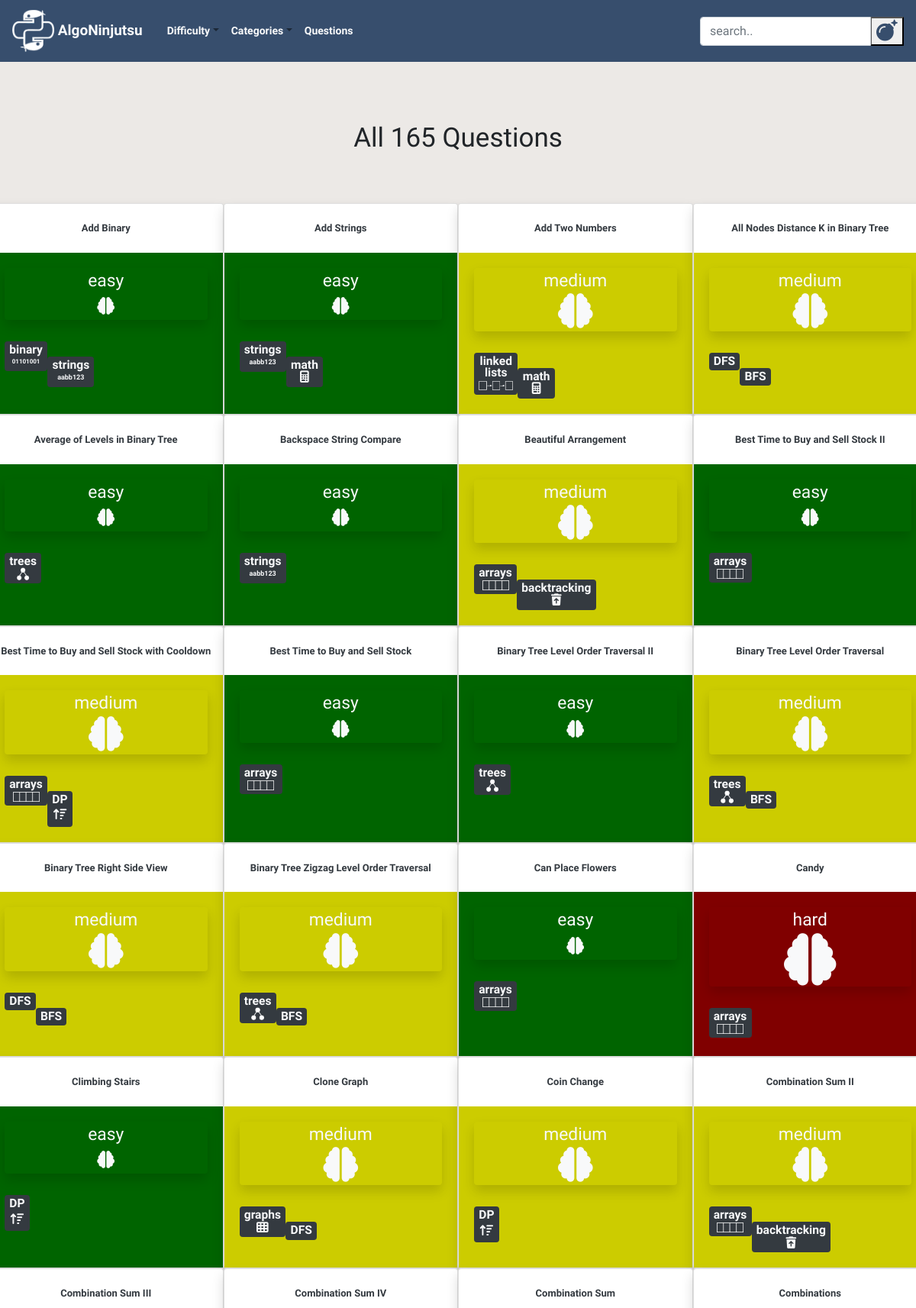
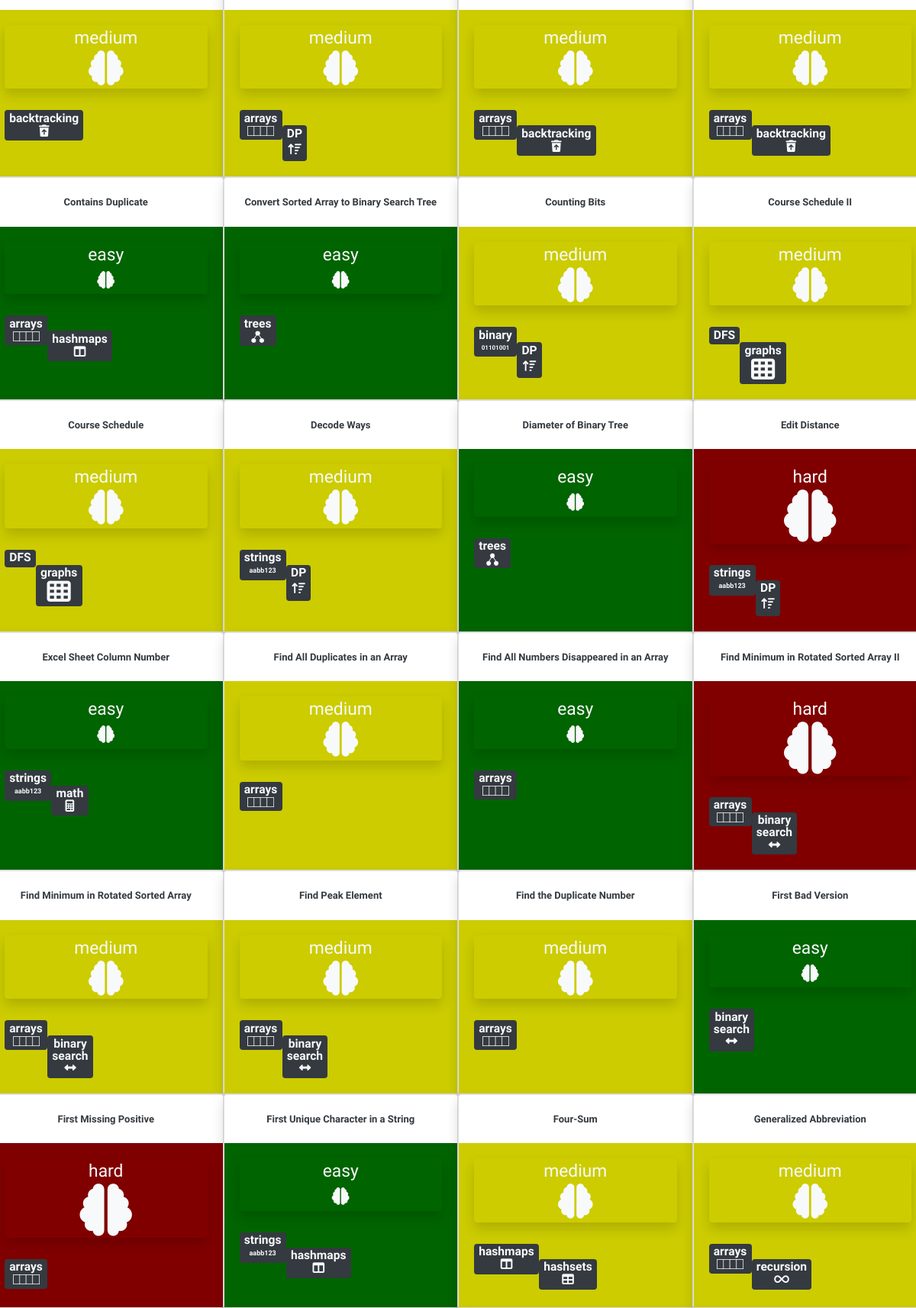
Screenshot of /questions/ (upper part) with the database file from the repository (2 pictures, top to bottom).
### blog/models.py (models this page shows, shortened)
class Post(models.Model):
    author = models.TextField()
    title = RichTextField()
    category = models.TextField(choices = CATEGORY_CHOICES, default = 'arrays')
    alt_category = models.TextField(choices = CATEGORY_CHOICES, blank=True, null = True)
    difficulty = models.TextField(choices = DIFFICULTY_CHOICES, default = 'easy')
    description = RichTextField()
    text = RichTextField()
    explanation = RichTextField()
    additional_notes = RichTextField(blank=True, null = True)
    published_date = models.DateTimeField(blank=True, null=True)

### blog/views.py (the view)
# urls.py: path('questions/', views.PostListView.as_view(), name='post_list'),
class PostListView(ListView):
    model = Post
    def get_queryset(self):
        return Post.objects.all().order_by('title')

### blog/static/templates/blog/post_list.html (shortened to what this page needs)
{% extends 'blog/base.html' %}
{% load static %}
{% block content %}
<div class="postlist col-md-12">
    {% if not post_list.count %}
    <h1 class = "counter my-5" align = "center">No Questions Found</h1>
    <br><br>
    {% elif post_list.count == 1 %}
    <h1 class = "counter my-3" align="center">{{post_list.count}} Question</h1>
    <br><br>
    {% else %}
    <h1 class = "counter my-3" align="center">All {{post_list.count}} Questions</h1>
    <br><br>
    {% endif %}
  <div class="row">
  {% for post in post_list %}
  <div class="card shadow" style="width: 25%">
    <br>
    <h3 align="center"><a class="check text-dark" style = "font-size:13px;" href="{% url 'post_detail' pk=post.pk %}">
      <b>{{ post.title|safe }}</b></a></h3>
    {% if post.difficulty == "easy" %}
    <div class="card-body" style="background-color: rgb(0,100,0)">
    {% elif post.difficulty == "medium" %}
    <div class="card-body" style="background-color: rgb(204,204,0)">
    {% elif post.difficulty == "hard" %}
    <div class="card-body" style="background-color: rgb(128,0,0)"">
    {% endif %}
      <div class="postdifficulty text-light shadow rounded"align="center">
        <a class="text-light" href="{% url 'difficulty_post_list' difficulty=post.difficulty %}">
        {{post.difficulty}}
        <br>
        {% if post.difficulty == "medium" %}
        <i class="fas fa-brain fa-2x"></i>
        {% elif post.difficulty == "hard" %}
        <i class="fas fa-brain fa-3x"></i>
        {% else %}
        <i class="fas fa-brain"></i>
        {% endif %}
        </a>
      </div>
      <br>
        <div class="category text-light badge badge-dark my-1">
        <a class="text-light" href="{% url 'category_post_list' category=post.category %}">
        {% if post.category == "linked lists" %}
        <h8>linked <br>lists</h8>
        {% elif post.category == "binary search" %}
        <h8>binary <br>search</h8>
        {% endif %}
        {% if post.category != "linked lists" and post.category != "binary search"%}
        <h8>{{post.category}}</h8>
        {% endif %}
        <br>
        {% if post.category == "linked lists" %}
        <img src="{% static 'images/thumbnail_image8.png' %}" width="45" height="12">
        {% elif post.category == "backtracking" %}
        <i class="fas fa-trash-restore"></i>
        {% elif post.category == "trees" %}
        <img src="{% static 'images/thumbnail_image5.png' %}" width="16.5" height="16.5">
        {% elif post.category == "arrays" %}
        <img src="{% static 'images/thumbnail_image7.png' %}" width="35" height="13">
        {% elif post.category == "strings" %}
        <p class= "my-1" style = "font-size: 9px; font: verdana;"><b>aabb123</b></p>
        {% elif post.category == "hashsets" %}
        <i class="fas fa-table"></i>
        {% elif post.category == "hashmaps" %}
        <i class="fas fa-columns"></i>
        {% elif post.category == "DP" %}
        <i class="my-1 fas fa-sort-amount-up"></i>
        {% elif post.category == "math" %}
        <i class="fas fa-calculator"></i>
        {% elif post.category == "graphs" %}
        <i class="fas fa-th"></i>
        {% elif post.category == "stacks" %}
        <i class="fas fa-angle-double-up"></i>
        {% elif post.category == "queues" %}
        <i class="fas fa-angle-double-right"></i>
        {% elif post.category == "recursion" %}
        <i class="fas fa-infinity"></i>
        {% elif post.category == "tries" %}
        <img src="{% static 'images/thumbnail_image6.png' %}" width="25.3" height="22">
        {% elif post.category == "binary" %}
        <p class= "my-1" style = "font-size: 8px; font: verdana;"><b>01101001</b></p>
        {% elif post.category == "binary search" %}
        <i class="fas fa-arrows-alt-h"></i>
        {% elif post.category == "heaps" %}
        <img src="{% static 'images/thumbnail_image5.png' %}" width="16.5" height="16.5">
        {% endif %}
        </a>
        </div>
        <br>
        {% if post.alt_category %}
        <div class="alt_category text-light badge badge-dark">
        {% else %}
        <div class="alt_category text-light">
        {% endif %}
        <a class="text-light" href="{% url 'category_post_list' category=post.alt_category %}">
          {% if post.alt_category == "linked lists" %}
          <h8>linked <br>lists</h8>
          {% elif post.alt_category == "binary search" %}
          <h8>binary <br>search</h8>
          {% endif %}
          {% if post.alt_category and post.alt_category != "linked lists" and post.alt_category != "binary search"%}
          <h8>{{post.alt_category}}</h8>
          {% endif %}
          <br>
        {% if post.alt_category == "linked lists" %}
        <img src="{% static 'images/thumbnail_image8.png' %}" width="45" height="12">
        {% elif post.alt_category == "backtracking" %}
        <i class="fas fa-trash-restore"></i>
        {% elif post.alt_category == "trees" %}
        <img src="{% static 'images/thumbnail_image5.png' %}" width="16.5" height="16.5">
        {% elif post.alt_category == "arrays" %}
        <img src="{% static 'images/thumbnail_image7.png' %}" width="35" height="13">
        {% elif post.alt_category == "hashmaps" %}
        <i class="fas fa-columns"></i>
        {% elif post.alt_category == "DP" %}
        <i class="my-1 fas fa-sort-amount-up"></i>
        {% elif post.alt_category == "math" %}
        <i class="fas fa-calculator"></i>
        {% elif post.alt_category == "graphs" %}
        <i class="fas fa-th fa-2x"></i>
        {% elif post.alt_category == "stacks" %}
        <i class="fas fa-angle-double-up"></i>
        {% elif post.alt_category == "queues" %}
        <i class="fas fa-angle-double-right"></i>
        {% elif post.alt_category == "strings" %}
        <p class= "my-1" style = "font-size: 9px; font: verdana;"><b>aabb123</b></p>
        {% elif post.alt_category == "hashsets" %}
        <i class="fas fa-table"></i>
        {% elif post.alt_category == "recursion" %}
        <i class="fas fa-infinity"></i>
        {% elif post.alt_category == "tries" %}
        <img src="{% static 'images/thumbnail_image6.png' %}" width="25.3" height="22">
        {% elif post.alt_category == "heaps" %}
        <img src="{% static 'images/thumbnail_image5.png' %}" width="16.5" height="16.5">
        {% elif post.alt_category == "binary" %}
        <p class= "my-1" style = "font-size: 9px; font: verdana;"><b>01101001</b></p>
        {% elif post.alt_category == "binary search" %}
        <i class="fas fa-arrows-alt-h"></i>
        {% endif %}
        </a>
        </div>
    </div>
  </div>
  {% endfor %}
  </div>
</div>
{% endblock %}

### blog/static/css/blog.css (style rules this page uses)
body { font-family: 'Special Elite', cursive; background: #ECE9E6; background: -webkit-linear-gradient(to bottom, #FFFFFF, #ECE9E6); overflow-x: hidden; max-width: 100%; }
img { max-width:100%; }
.postdifficulty { font-size: 1.9vmin !important; }
.counter { font-family: 'Rock Salt', cursive; font-size: 35px; }
.category { float:left; font-size: 1.3vmin !important; }
.alt_category { font-size: 1.3vmin !important; float:left; }
.card { transition: 1.5s; }
.card:not(:first-child) { margin-down: -10px; }

### rows the page displays
Post: title "Add Binary", difficulty "easy", category "binary", shows "01101001", alt_category "strings", shows "aabb123"
Post: title "Add Strings", difficulty "easy", category "strings", shows "aabb123", alt_category "math"
Post: title "Add Two Numbers", difficulty "medium", category "linked", alt_category "math"
Post: title "All Nodes Distance K in Binary Tree", difficulty "medium", category "DFS", alt_category "BFS"
Post: title "Average of Levels in Binary Tree", difficulty "easy", category "trees"
Post: title "Backspace String Compare", difficulty "easy", category "strings", shows "aabb123"
Post: title "Beautiful Arrangement", difficulty "medium", category "arrays", alt_category "backtracking"
Post: title "Best Time to Buy and Sell Stock II", difficulty "easy", category "arrays"
Post: title "Best Time to Buy and Sell Stock with Cooldown", difficulty "medium", category "arrays", alt_category "DP"
Post: title "Best Time to Buy and Sell Stock", difficulty "easy", category "arrays"
Post: title "Binary Tree Level Order Traversal II", difficulty "easy", category "trees"
Post: title "Binary Tree Level Order Traversal", difficulty "medium", category "trees", alt_category "BFS"
Post: title "Binary Tree Right Side View", difficulty "medium", category "DFS", alt_category "BFS"
Post: title "Binary Tree Zigzag Level Order Traversal", difficulty "medium", category "trees", alt_category "BFS"
Post: title "Can Place Flowers", difficulty "easy", category "arrays"
Post: title "Candy", difficulty "hard", category "arrays"
Post: title "Climbing Stairs", difficulty "easy", category "DP"
Post: title "Clone Graph", difficulty "medium", category "graphs", alt_category "DFS"
Post: title "Coin Change", difficulty "medium", category "DP"
Post: title "Combination Sum II", difficulty "medium", category "arrays", alt_category "backtracking"
Post: title "Combination Sum III", difficulty "medium", category "backtracking"
Post: title "Combination Sum IV", difficulty "medium", category "arrays", alt_category "DP"
Post: title "Combination Sum", difficulty "medium", category "arrays", alt_category "backtracking"
Post: title "Combinations", difficulty "medium", category "arrays", alt_category "backtracking"
Post: title "Contains Duplicate", difficulty "easy", category "arrays", alt_category "hashmaps"
Post: title "Convert Sorted Array to Binary Search Tree", difficulty "easy", category "trees"
Post: title "Counting Bits", difficulty "medium", category "binary", shows "01101001", alt_category "DP"
Post: title "Course Schedule II", difficulty "medium", category "DFS", alt_category "graphs"
Post: title "Course Schedule", difficulty "medium", category "DFS", alt_category "graphs"
Post: title "Decode Ways", difficulty "medium", category "strings", shows "aabb123", alt_category "DP"
Post: title "Diameter of Binary Tree", difficulty "easy", category "trees"
Post: title "Edit Distance", difficulty "hard", category "strings", shows "aabb123", alt_category "DP"
Post: title "Excel Sheet Column Number", difficulty "easy", category "strings", shows "aabb123", alt_category "math"
Post: title "Find All Duplicates in an Array", difficulty "medium", category "arrays"
Post: title "Find All Numbers Disappeared in an Array", difficulty "easy", category "arrays"
Post: title "Find Minimum in Rotated Sorted Array II", difficulty "hard", category "arrays", alt_category "binary"
Post: title "Find Minimum in Rotated Sorted Array", difficulty "medium", category "arrays", alt_category "binary"
Post: title "Find Peak Element", difficulty "medium", category "arrays", alt_category "binary"
Post: title "Find the Duplicate Number", difficulty "medium", category "arrays"
Post: title "First Bad Version", difficulty "easy", category "binary"
Post: title "First Missing Positive", difficulty "hard", category "arrays"
Post: title "First Unique Character in a String", difficulty "easy", category "strings", shows "aabb123", alt_category "hashmaps"
Post: title "Four-Sum", difficulty "medium", category "hashmaps", alt_category "hashsets"
Post: title "Generalized Abbreviation", difficulty "medium", category "arrays", alt_category "recursion"

### other values shown
{{ post_list.count }} "165"
